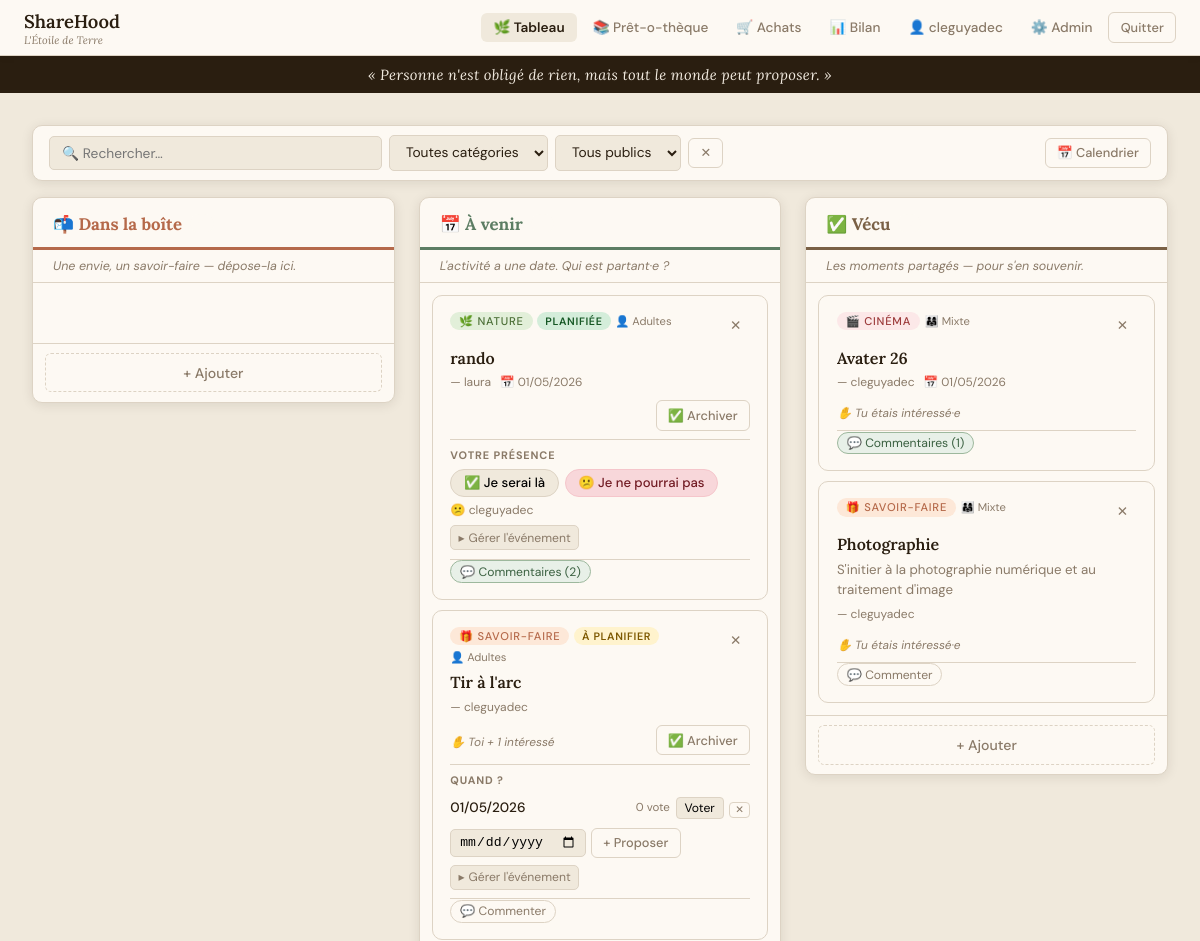
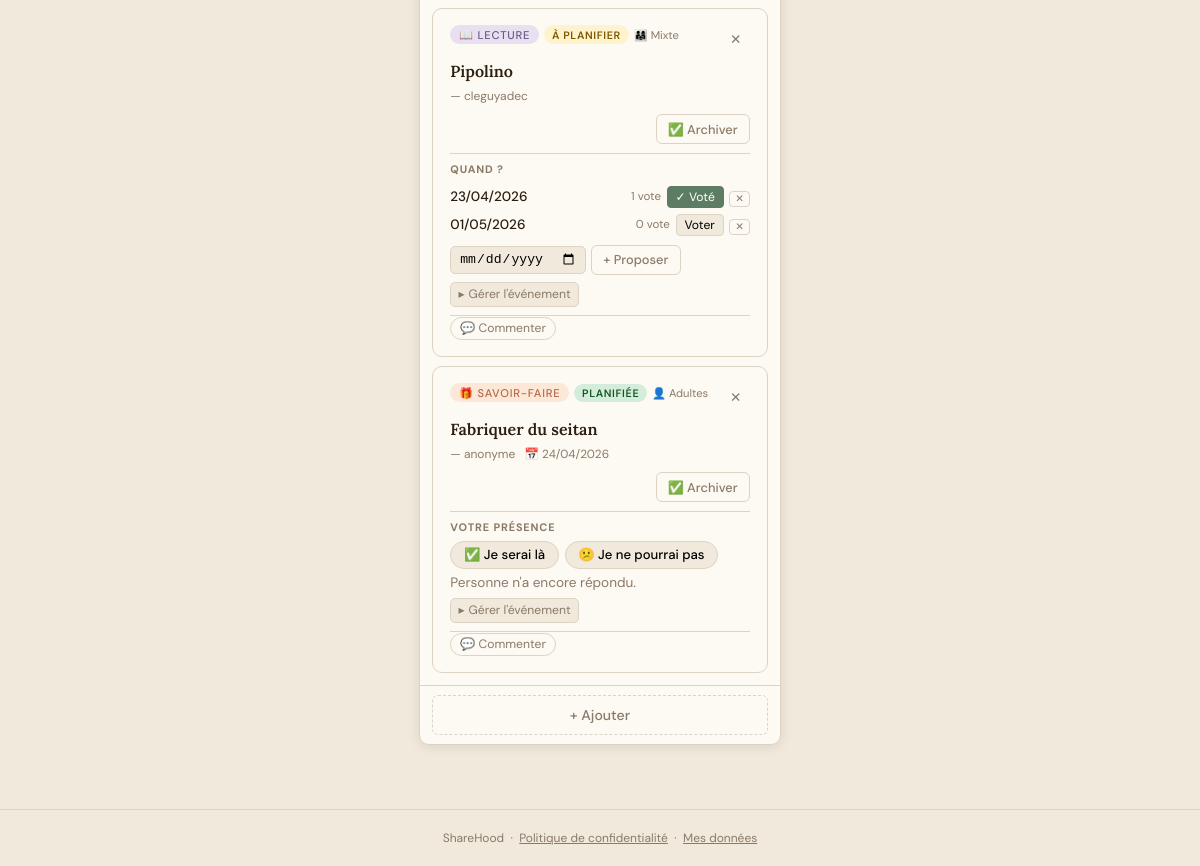
Page /?action=board (signed in) on the committed database (2 pictures, top to bottom).
### tables this page shows
CREATE TABLE settings (
            key   TEXT PRIMARY KEY,
            value TEXT NOT NULL DEFAULT ''
        );

CREATE TABLE users (
            id               INTEGER PRIMARY KEY AUTOINCREMENT,
            display_name     TEXT    NOT NULL,
            password_hash    TEXT    NOT NULL,
            role             TEXT    NOT NULL DEFAULT 'member',
            household        TEXT,
            created_at       TEXT    NOT NULL DEFAULT (datetime('now')),
            last_login       TEXT,
            is_active        INTEGER NOT NULL DEFAULT 1,
            gdpr_consent_at  TEXT
        );

CREATE TABLE cards (
            id           INTEGER PRIMARY KEY AUTOINCREMENT,
            column_id    INTEGER NOT NULL DEFAULT 0,
            tag          TEXT    NOT NULL DEFAULT 'autre',
            title        TEXT    NOT NULL,
            body         TEXT,
            author_id    INTEGER,
            audience     TEXT    DEFAULT 'adultes',
            event_date   TEXT,
            created_at   TEXT    NOT NULL DEFAULT (datetime('now')),
            updated_at   TEXT, status TEXT NOT NULL DEFAULT 'idea',
            FOREIGN KEY (author_id) REFERENCES users(id) ON DELETE SET NULL
        );

CREATE TABLE date_polls (
            id            INTEGER PRIMARY KEY AUTOINCREMENT,
            card_id       INTEGER NOT NULL,
            proposed_date TEXT    NOT NULL,
            created_by    INTEGER,
            created_at    TEXT    NOT NULL DEFAULT (datetime('now')),
            FOREIGN KEY (card_id)    REFERENCES cards(id) ON DELETE CASCADE,
            FOREIGN KEY (created_by) REFERENCES users(id) ON DELETE SET NULL
        );

### index.php (the view, shortened to what the rows shown need)
<?php
require_once __DIR__ . '/functions.php';
$action = preg_replace('/[^a-z_]/', '', $_GET['action'] ?? 'board');
$user   = currentUser();
if (in_array($action, ['login', 'register', 'privacy', 'forgot_password', 'reset_password'], true)) {
    if ($user && $action === 'login') {
        redirect('?action=board');
    }
} else {
    $user = requireAuth();
}
switch ($action) {
    case 'board':          viewBoard($user);                             break;
}
function layoutOpen(string $title, ?array $user = null, string $currentAction = ''): void
{
    $appName = h(getSetting('app_name', APP_NAME));
    $appSub  = h(getSetting('app_subtitle', APP_SUBTITLE));
    $isAdmin = $user && $user['role'] === 'admin';
    echo <<<HTML
<!DOCTYPE html>
<html lang="fr">
<head>
<title>{$appName} — {$title}</title>
</head>
<body>
HTML;
    if ($user) {
        $board   = $currentAction === 'board'        ? 'active' : '';
        $library = $currentAction === 'library'      ? 'active' : '';
        $bilan   = $currentAction === 'dashboard'    ? 'active' : '';
        $orders  = $currentAction === 'group_orders' ? 'active' : '';
        $mydata  = $currentAction === 'my_data'      ? 'active' : '';
        $admin   = $currentAction === 'admin'        ? 'active' : '';
        $uname   = h($user['display_name']);
        $csrf    = csrfField();
        echo <<<HTML
<nav>
  <a class="nav-brand" href="?action=board">{$appName} <small>{$appSub}</small></a>
  <button class="nav-toggle" aria-label="Menu" aria-expanded="false" onclick="toggleNav(this)">☰</button>
  <div class="nav-links" id="nav-links">
    <a href="?action=board"        class="{$board}">🌿 Tableau</a>
    <a href="?action=library"      class="{$library}">📚 Prêt-o-thèque</a>
    <a href="?action=group_orders" class="{$orders}">🛒 Achats</a>
    <a href="?action=dashboard"    class="{$bilan}">📊 Bilan</a>
    <a href="?action=my_data"      class="{$mydata}">👤 {$uname}</a>
HTML;
        if ($isAdmin) {
            echo "<a href=\"?action=admin\" class=\"{$admin}\">⚙️ Admin</a>";
        }
        echo <<<HTML
    <form method="post" action="?action=logout" style="display:inline">
      {$csrf}
      <button type="submit" class="btn btn-ghost btn-sm">Quitter</button>
    </form>
  </div>
</nav>
<script>
function toggleNav(btn) {
  const nav = document.getElementById('nav-links');
  const open = nav.classList.toggle('open');
  btn.setAttribute('aria-expanded', open);
  btn.textContent = open ? '✕' : '☰';
}
document.addEventListener('click', function(e) {
  const nav = document.getElementById('nav-links');
  if (nav && nav.classList.contains('open') && !e.target.closest('nav')) {
    nav.classList.remove('open');
    const btn = document.querySelector('.nav-toggle');
    if (btn) { btn.setAttribute('aria-expanded','false'); btn.textContent='☰'; }
  }
});
</script>
HTML;
    }
}
function layoutClose(): void
{
    $appName = h(getSetting('app_name', APP_NAME));
    echo <<<HTML
<footer>
  {$appName} &nbsp;·&nbsp;
  <a href="?action=privacy" style="color:inherit">Politique de confidentialité</a> &nbsp;·&nbsp;
  <a href="?action=my_data" style="color:inherit">Mes données</a>
</footer>
</body></html>
HTML;
}
function viewBoard(array $user): void
{
    layoutOpen('Tableau', $user, 'board');
    $cards  = getCards();
    echo '<div class="page">';
    echo '<div class="board">';
    $allComments = getAllComments();
    foreach (COL_META as $colId => $col) {
        $colCards = $cards[$colId] ?? [];
        $cls      = 'col-' . $colId;
        $count    = count($colCards);
        echo <<<HTML
<div class="column {$cls}">
  <div class="col-header">
    <h2>{$col['icon']} {$col['title']} <span class="badge">{$count}</span></h2>
  </div>
  <p class="col-desc">{$col['desc']}</p>
  <div class="cards-list">
HTML;
        foreach ($colCards as $card) {
            renderCard($card, $user, $colId, $allComments[(int)$card['id']] ?? []);
        }
        echo '</div>';
        echo '<div class="col-footer">';
        echo '<button class="btn btn-dashed" onclick="openAddModal(' . $colId . ')">+ Ajouter</button>';
        echo '</div></div>';
    }
    echo '</div>';
    echo '</div>';
    layoutClose();
}
function renderCard(array $card, array $user, int $colId, array $comments = []): void
{
    $cardId     = (int) $card['id'];
    $tag        = TAG_META[$card['tag']] ?? TAG_META['autre'];
    $status     = $card['status'] ?? 'idea';
    $canAct     = ($card['author_id'] == $user['id']) || ($user['role'] === 'admin');
    $authorName = $card['author_name'] ? h($card['author_name']) : 'anonyme';
    $audience   = AUDIENCE_META[$card['audience']] ?? '';
    $interests  = getCardInterests($cardId);
    $myInterest = false;
    $intNames   = [];
    foreach ($interests as $i) {
        $intNames[] = h($i['display_name']);
        if ($i['user_id'] == $user['id']) {
            $myInterest = true;
        }
    }
    $intCount = count($interests);
    echo '<div class="card" data-id="' . $cardId . '" data-title="' . h(mb_strtolower($card['title'])) . '" data-body="' . h(mb_strtolower($card['body'] ?? '')) . '" data-tag="' . h($card['tag']) . '" data-audience="' . h($card['audience'] ?? '') . '">';
    echo '<div class="card-header">';
    echo '<div class="card-chips">';
    echo '<span class="tag ' . $tag['cls'] . '">' . $tag['emoji'] . ' ' . h($tag['label']) . '</span>';
    if ($colId === 1) {
        $sm = STATUS_META[$status] ?? STATUS_META['a_planifier'];
        echo '<span class="status-badge status-' . h($status) . '">' . $sm['label'] . '</span>';
    }
    if ($audience) {
        echo '<span class="audience-chip">' . $audience . '</span>';
    }
    echo '</div>';
    if ($canAct) {
        echo '<form method="post" action="?action=card_delete" style="display:inline">';
        echo '<button type="submit" class="btn-icon" title="Supprimer la carte" aria-label="Supprimer la carte" onclick="return confirm(\'Supprimer cette carte ?\')">✕</button>';
        echo '</form>';
    }
    echo '</div>';
    echo '<h3 class="card-title">' . h($card['title']) . '</h3>';
    if ($card['body']) {
        echo '<p class="card-body">' . nl2br(h($card['body'])) . '</p>';
    }
    $dateStr = ($card['event_date'] && $status === 'planifiee') ? fmtDate($card['event_date']) : '';
    echo '<div class="card-meta">';
    echo '<span class="card-author">— ' . $authorName . '</span>';
    if ($dateStr) {
        echo '<time class="card-date" datetime="' . h($card['event_date'] ?? '') . '">📅 ' . $dateStr . '</time>';
    }
    echo '</div>';
    echo '<div class="card-footer">';
    if ($colId === 0) {
        $btnLabel  = $myInterest
            ? ($intCount > 1 ? '✋ Toi + ' . ($intCount - 1) . ' autre' . ($intCount > 2 ? 's' : '') : '✋ Tu es partant·e')
            : ($intCount > 0 ? '✋ ' . $intCount . ' partant' . ($intCount > 1 ? 's' : '') : '✋ Je suis partant·e');
        $intActive = $myInterest ? 'active' : '';
        $intTip    = $intNames   ? 'title="' . implode(', ', $intNames) . '"' : '';
        echo '<form method="post" action="?action=interest_toggle" style="display:inline">';
        echo csrfField();
        echo '<input type="hidden" name="card_id" value="' . $cardId . '">';
        echo '<button type="submit" class="interest-btn ' . $intActive . '" ' . $intTip . ' aria-pressed="' . ($myInterest ? 'true' : 'false') . '">' . $btnLabel . '</button>';
        echo '</form>';
    } else {
        if ($intCount > 0) {
            $tip = 'title="Intéressé·es : ' . implode(', ', $intNames) . '"';
            $txt = $myInterest
                ? ($intCount > 1 ? '✋ Toi + ' . ($intCount - 1) . ' intéressé' . ($intCount > 2 ? 's' : '') : '✋ Tu étais intéressé·e')
                : '✋ ' . $intCount . ' intéressé' . ($intCount > 1 ? 's' : '');
            echo '<span class="voters-row" ' . $tip . '>' . $txt . '</span>';
        } else {
            echo '<span></span>';
        }
    }
    if ($canAct && $colId < 2) {
        $nextCol   = $colId + 1;
        $nextLabel = $nextCol === 1 ? '📅 Planifier' : '✅ Archiver';
        $ariaLbl   = $nextCol === 1 ? 'Passer en planification' : 'Archiver cet événement';
        echo '<form method="post" action="?action=card_move" style="display:inline">';
        echo '<button type="submit" class="btn btn-ghost btn-sm" aria-label="' . $ariaLbl . '">' . $nextLabel . '</button>';
        echo '</form>';
    }
    echo '</div>';
    if ($colId === 1) {
        renderPlanningSection($card, $user, $cardId, $status, $canAct);
    }
    $commentCount = count($comments);
    $hasCls       = $commentCount > 0 ? ' has' : '';
    $cSectionId   = 'cmts-' . $cardId;
    $cmtLabel     = $commentCount > 0 ? 'Commentaires (' . $commentCount . ')' : 'Commenter';
    echo '<hr class="card-divider" aria-hidden="true">';
    echo '<button type="button" class="comment-toggle' . $hasCls . '" ';
    echo 'onclick="toggleEl(\'' . $cSectionId . '\', this)" aria-expanded="false" aria-controls="' . $cSectionId . '">💬 ' . $cmtLabel . '</button>';
    echo '</div>';
}
function renderPlanningSection(array $card, array $user, int $cardId, string $status, bool $canAct): void
{
    if ($status === 'planifiee') {
        renderPresenceSection($card, $user, $cardId, $canAct);
        return;
    }
    $polls = getDatePolls($cardId);
    echo '<div class="poll-section">';
    echo '<span class="section-label">Quand ?</span>';
    foreach ($polls as $poll) {
        $votes     = $poll['votes'];
        $voteCount = count($votes);
        $myVote    = false;
        $voteNames = [];
        foreach ($votes as $v) {
            $voteNames[] = h($v['display_name']);
            if ($v['user_id'] == $user['id']) {
                $myVote = true;
            }
        }
        $canDelPoll = ($poll['created_by'] == $user['id'])
                   || ($card['author_id']  == $user['id'])
                   || ($user['role'] === 'admin');
        echo '<div class="poll-option">';
        echo '<span class="poll-date-label">' . fmtDate($poll['proposed_date']) . '</span>';
        $vcTip = $voteNames ? 'title="Votes : ' . implode(', ', $voteNames) . '"' : '';
        echo '<span class="poll-vote-count" ' . $vcTip . '>' . $voteCount . ' vote' . ($voteCount > 1 ? 's' : '') . '</span>';
        $voteActive = $myVote ? 'voted' : '';
        $voteLabel  = $myVote ? '✓ Voté' : 'Voter';
        echo '<form method="post" action="?action=date_poll_vote" style="display:inline">';
        echo '<button type="submit" class="poll-vote-btn ' . $voteActive . '" aria-pressed="' . ($myVote ? 'true' : 'false') . '">' . $voteLabel . '</button>';
        echo '</form>';
        if ($canDelPoll) {
            echo '<form method="post" action="?action=date_poll_delete" style="display:inline">';
            echo '<button type="submit" class="poll-del-btn" aria-label="Supprimer cette date" title="Retirer cette date">✕</button>';
            echo '</form>';
        }
        echo '</div>';
    }
    echo '<div class="poll-add-row">';
    echo '<form method="post" action="?action=date_poll_add" style="display:flex;gap:.3rem;flex-wrap:wrap;align-items:center">';
    echo '<input type="date" id="date-prop-' . $cardId . '" name="proposed_date" required style="font-size:.82rem;padding:.28rem .5rem;border:1px solid var(--border);border-radius:5px;background:var(--bg)">';
    echo '<button type="submit" class="btn btn-ghost btn-sm">+ Proposer</button>';
    echo '</form>';
    echo '</div>';
    if ($canAct) {
        echo '<details class="card-manage">';
        echo '<summary>Gérer l\'événement</summary>';
        echo '</details>';
    }
    echo '</div>';
}
function renderPresenceSection(array $card, array $user, int $cardId, bool $canAct): void
{
    $presences   = getPresences($cardId);
    $attending   = [];
    $declining   = [];
    $myAttending = null;
    foreach ($presences as $p) {
        if ((int) $p['attending'] === 1) {
            $attending[] = h($p['display_name']);
        } else {
            $declining[] = h($p['display_name']);
        }
        if ($p['user_id'] == $user['id']) {
            $myAttending = (int) $p['attending'];
        }
    }
    echo '<div class="presence-section">';
    echo '<span class="section-label">Votre présence</span>';
    echo '<div class="presence-btns">';
    $willClass = $myAttending === 1 ? ' will-be' : '';
    echo '<form method="post" action="?action=presence_toggle" style="display:inline">';
    echo '<button type="submit" class="presence-btn' . $willClass . '" aria-pressed="' . ($myAttending === 1 ? 'true' : 'false') . '">✅ Je serai là</button>';
    echo '</form>';
    $wontClass = $myAttending === 0 ? ' wont-be' : '';
    echo '<form method="post" action="?action=presence_toggle" style="display:inline">';
    echo '<button type="submit" class="presence-btn' . $wontClass . '" aria-pressed="' . ($myAttending === 0 ? 'true' : 'false') . '">😕 Je ne pourrai pas</button>';
    echo '</form>';
    echo '</div>';
    if (!empty($declining)) {
        $tip = 'title="' . implode(', ', $declining) . '"';
        echo '<div class="presence-list" ' . $tip . ' aria-label="Absent·es">';
        echo '😕 ' . implode(', ', $declining);
        echo '</div>';
    }
    if (empty($presences)) {
        echo '<p class="text-sm text-muted" style="margin-top:.2rem">Personne n\'a encore répondu.</p>';
    }
    if ($canAct) {
        echo '<details class="card-manage">';
        echo '<summary>Gérer l\'événement</summary>';
        echo '</details>';
    }
    echo '</div>';
}

### rows in the picture
settings: value "ShareHood"
settings: value "L'Étoile de Terre"
users: display_name "cleguyadec"
cards: tag "🌿", tag "NATURE", status "PLANIFIÉE", audience "👤 Adultes", title "rando", author.display_name "laura", dateStr "01/05/2026", declining "cleguyadec", cmtLabel "Commentaires (2)"
cards: tag "🎁", tag "SAVOIR-FAIRE", status "À PLANIFIER", audience "👤 Adultes", title "Tir à l'arc", author.display_name "cleguyadec", txt "✋ Toi + 1 intéressé", cmtLabel "Commenter"
date_polls: proposed_date "01/05/2026", voteCount "0", voteLabel "Voter"
cards: tag "📖", tag "LECTURE", status "À PLANIFIER", audience "👨‍👩‍👧 Mixte", title "Pipolino", author.display_name "cleguyadec", cmtLabel "Commenter"
date_polls: proposed_date "23/04/2026", voteCount "1", voteLabel "✓ Voté"
date_polls: proposed_date "01/05/2026", voteCount "0", voteLabel "Voter"
cards: tag "🎁", tag "SAVOIR-FAIRE", status "PLANIFIÉE", audience "👤 Adultes", title "Fabriquer du seitan", authorName "anonyme", dateStr "24/04/2026", shows "Personne n", cmtLabel "Commenter"
cards: tag "🎬", tag "CINÉMA", audience "👨‍👩‍👧 Mixte", title "Avater 26", author.display_name "cleguyadec", dateStr "01/05/2026", txt "✋ Tu étais intéressé·e", cmtLabel "Commentaires (1)"
cards: tag "🎁", tag "SAVOIR-FAIRE", audience "👨‍👩‍👧 Mixte", title "Photographie", body "S'initier à la photographie numérique et au traitement d'image", author.display_name "cleguyadec", txt "✋ Tu étais intéressé·e", cmtLabel "Commenter"

### other values in the picture
$col['icon'] "📬"
$col['title'] "Dans la boîte"
$col['desc'] "Une envie, un savoir-faire — dépose-la ici."
$col['icon'] "📅"
$col['title'] "À venir"
$col['desc'] "L'activité a une date. Qui est partant·e ?"
$col['icon'] "✅"
$col['title'] "Vécu"
$col['desc'] "Les moments partagés — pour s'en souvenir."
$appName "ShareHood"
